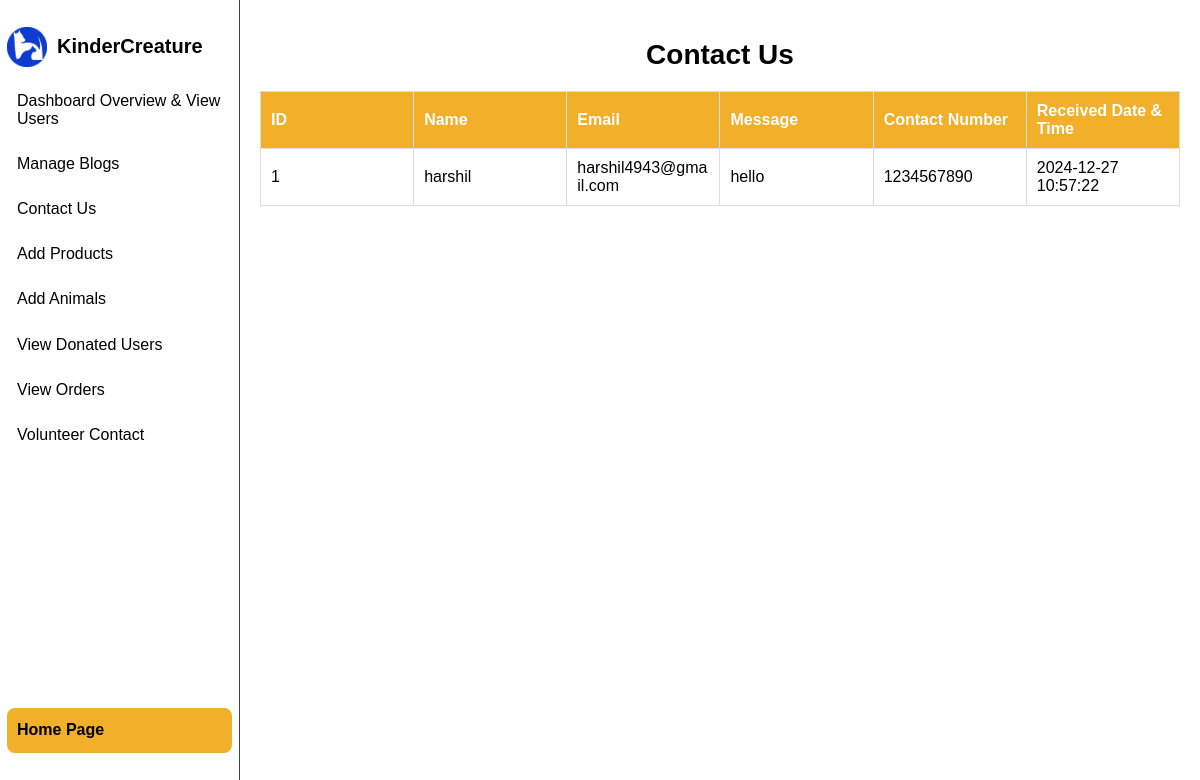
Page /src/subadmin/contact_us.php on the committed database.
### tables this page shows
CREATE TABLE `contact_us` (
  `co_id` int(11) NOT NULL,
  `co_name` varchar(50) NOT NULL,
  `co_email` varchar(50) NOT NULL,
  `co_contact` varchar(15) NOT NULL,
  `co_message` text NOT NULL,
  `send_at` datetime NOT NULL DEFAULT current_timestamp()
);

### src/subadmin/contact_us.php (the view, shortened to what this page needs)
<?php
include('C:\xampp\htdocs\KinderCreature\src\database.php');
?>
<!DOCTYPE html>
<html lang="en">
<head>
  <link rel="stylesheet" href="style.css">
</head>
<body>
  <div class="dashboard">
  <nav id="sidebar">
  <div class="logo">
        <img src="web_logo.png" alt="" class="kc-img" >
        <p>KinderCreature</p>
      </div>
      <ul>
        <li class="active"><a href="dashboard.php">Dashboard Overview & View Users</a></li>
        <li class="active"><a href="manage_blogs.php">Manage Blogs</a></li>
        <li class="active"><a href="contact_us.php">Contact Us</a></li>
        <li class="active"><a href="add_products.php">Add Products</a></li>
        <li class="active"><a href="add_animals.php" class="active">Add Animals</a></li>
        <li class="active"><a href="view_donated_users.php">View Donated Users</a></li>
        <li class="active"><a href="view_orders.php">View Orders</a></li>
        <li class="active"><a href="volunteer_contact.php">Volunteer Contact</a></li>
      </ul>
      <div class="home-button">
        <a href="\KinderCreature\src\home_page\home.php" class="btn">Home Page</a>
      </div>
    </nav>
    <main class="main-content">
      <h1>Contact Us</h1>
      <table>
        <thead>
          <tr>
            <th>ID</th>
            <th>Name</th>
            <th>Email</th>
            <th>Message</th>
            <th>Contact Number</th>
            <th>Received Date & Time</th>
          </tr>
        </thead>
        <tbody>
          <?php
          $query = "SELECT * FROM contact_us";
          $result = $mysqli->query($query);
          if ($result->num_rows > 0) {
              while ($row = $result->fetch_assoc()) {
                  echo "<tr>";
                  echo "<td>" . htmlspecialchars($row['co_id']) . "</td>";
                  echo "<td>" . htmlspecialchars($row['co_name']) . "</td>";
                  echo "<td>" . htmlspecialchars($row['co_email']) . "</td>";
                  echo "<td>" . htmlspecialchars($row['co_message']) . "</td>";
                  echo "<td>" . htmlspecialchars($row['co_contact']) . "</td>";
                  echo "<td>" . htmlspecialchars($row['send_at']) . "</td>";
                  echo "</tr>";
              }
          } else {
              echo "<tr><td colspan='6'>No records found</td></tr>";
          }
          ?>
        </tbody>
      </table>
    </main>
  </div>
</body>
</html>

### src/subadmin/style.css (style rules this page uses)
body { font-family: Arial, sans-serif; margin: 0; padding: 0; display: flex; background-color: #f4f4f9; box-sizing: border-box; }
.dashboard { display: flex; width: 100%; height: 100vh; }
.main-content { flex: 1; padding: 20px; overflow-y: auto; }
main h1 { font-size: 28px; margin-bottom: 20px; }
table { width: 100%; table-layout: fixed; border-collapse: collapse; margin-top: 20px; }
table th, table td { border: 1px solid #ddd; padding: 10px; text-align: left; }
table th { background-color: #F2AF29; color: #fff; }
ul { list-style: none; padding: 0; margin: 0; align-items: center; }
.main-content { flex: 1; padding: 20px; overflow-y: auto; background-color: #ffffff; color: black; }
h1 { font-size: 24px; margin-bottom: 20px; }
table { width: 100%; border-collapse: collapse; margin-top: 20px; }
table th, table td { border: 1px solid #ddd; padding: 10px; text-align: left; word-wrap: break-word; white-space: normal; text-overflow: ellipsis; overflow: hidden; }
.home-button { margin-top: 250px; text-align: center; }
.home-button .btn { display: inline-block; padding: 10px 20px; color: #fff; background-color: #F2AF29; text-decoration: none; border-radius: 5px; font-weight: bold; }
main>h1 { text-align: center; }
#sidebar { box-sizing: border-box; height: 100vh; width: 240px; padding: 5px 7px; background-color: #ffffff; border-right: 1px solid #42434a; position: sticky; top:0; align-self: start; }
#sidebar ul { list-style: none; padding: 0px 0px 0px 0px; }
#sidebar ul li { display: flex; justify-content: left; font-size: 16px; }
#sidebar a { border-radius: .5em; padding: .85em; padding-left: 10px; padding-right: 10px; text-decoration: none; color: black; display: flex; align-items: center; }
.logo { margin-top: 10px; display: flex; flex-direction: row; align-items: center; }
.logo>p { padding-left: 10px; color:black; font-size: 20px; font-weight: 600; }
.logo>img { width: 40px; height: 40px; }

### rows in the picture
contact_us: co_id "1", co_name "harshil", co_email "harshil4943@gmail.com", co_message "hello", co_contact "1234567890", send_at "2024-12-27 10:57:22"
